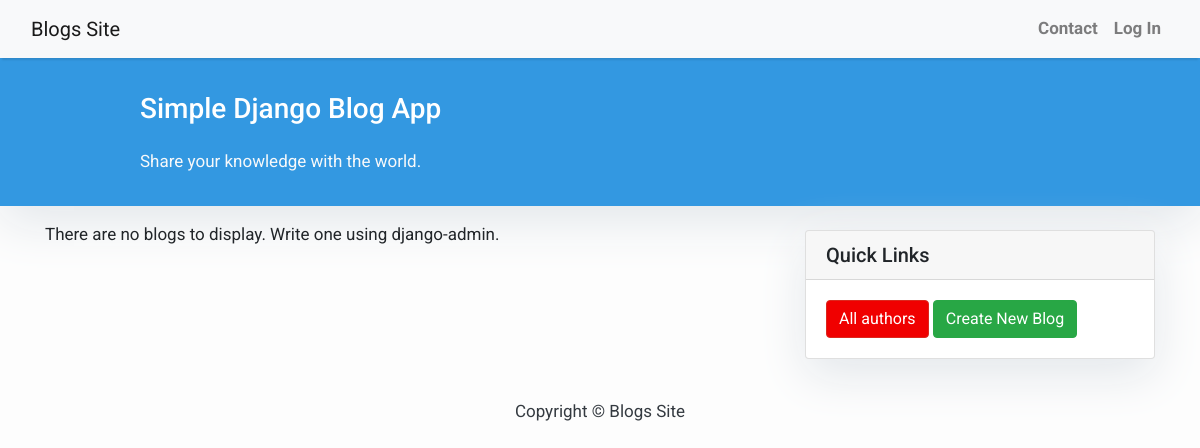
The page /blog/ on the database as committed earlier.
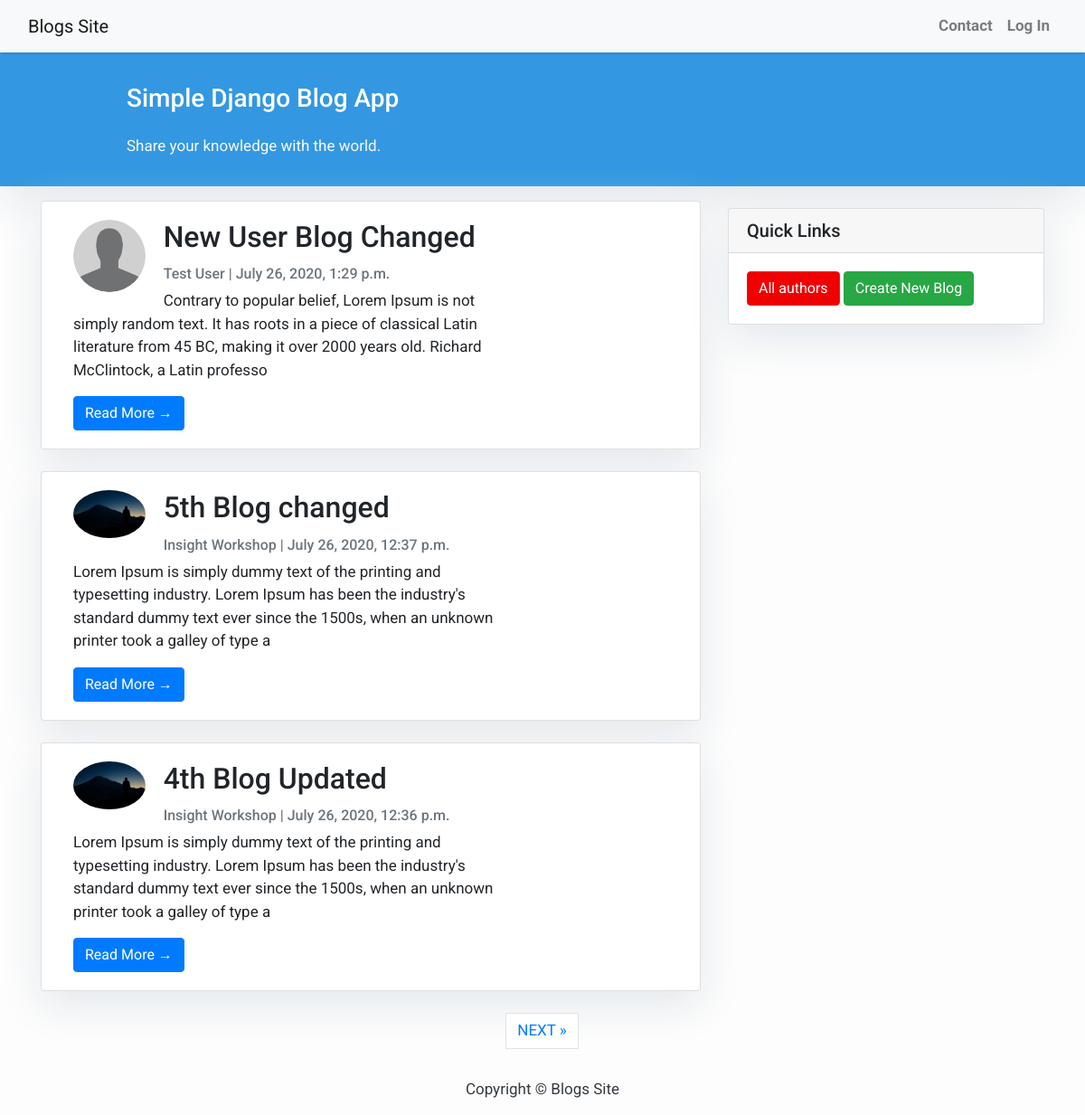
The same page on the database as committed later.
### blog/models.py (models this page shows, shortened)
class BlogArticle(models.Model):
    title = models.CharField(max_length=200, unique=True)
    slug = models.SlugField(max_length=200, unique=True)
    author = models.ForeignKey('author.Author', on_delete=models.CASCADE)
    content = models.TextField()
    created_at = models.DateTimeField(auto_now_add=True)
    updated_at = models.DateTimeField(auto_now=True)
    class Meta:
        ordering = ['-created_at']

### author/models.py (models this page shows)
class Author(models.Model):
    user = models.OneToOneField(User, on_delete=models.CASCADE)
    name = models.CharField(max_length=150)
    bio = models.CharField(max_length=200, null=True, blank=True)
    occupation = models.CharField(max_length=100, null=True, blank=True)
    profile_image = models.ImageField(null=True, blank=True)
    def __str__(self):
        return self.name

### blog/views.py (the view)
# urls.py: path('', views.BlogsList.as_view(), name='home'),
class BlogsList(ListView):
    queryset = BlogArticle.objects.all().order_by('-created_at')
    context_object_name = 'blogs'
    template_name = 'blog/allblogs.html'
    paginate_by = 3

### templates/blog/allblogs.html (shortened to what this page needs)
{% extends 'blog/base.html' %}
{% block content %}
<header class="masthead">
    <div class="container">
        <div class="row">
            <div class=" col-md-8 col-md-10 mx-auto">
                <div class="site-heading">
                    <h3 class=" site-heading my-4 mt-3 text-white"> Simple Django Blog App </h3>
                    <p class="text-light">Share your knowledge with the world. &nbsp
                    </p>
                </div>
            </div>
        </div>
    </div>
</header>
<div class="container">
    <div class="row">
        <div class="col-md-8 mt-3 left">
            {% if not blogs %}
            There are no blogs to display. Write one using django-admin.
            {% endif %}
            {% for blog in blogs %}
            <div class="card mb-4">
                <div class="card-body">
                    <div class="col-md-2" style="float:left">
                        {% if blog.author.profile_image %}
                        <img class="profile-pic-blog" src="{{blog.author.profile_image.url}}">
                        {% else %}
                        <img class="profile-pic-blog" src="/images/default.png">
                        {% endif %}
                    </div>
                    <div class="col-md-9">
                        <h2 class="card-title">{{ blog.title }}</h2>
                        <p class="card-text text-muted h6">{{ blog.author }} | {{ blog.created_at}} </p>
                        <p class="card-text">{{blog.content|slice:":200" }}</p>
                        <a href="{% url 'blog:detail' blog.slug  %}" class="btn btn-primary">Read More &rarr;</a>
                    </div>
                </div>
            </div>
            {% endfor %}
        </div>
        {% block sidebar %} {% include 'blog/sidebar.html' %} {% endblock sidebar %}
    </div>
</div>
{% if is_paginated %}
<ul class="pagination justify-content-center">
    {% if page_obj.has_next %}
    <li><a href="?page={{ page_obj.next_page_number }}" class="page-link"> NEXT &raquo;</a></li>
    {% endif %}
</ul>
{% endif %}
{%endblock%}

### templates/blog/base.html (shortened to what this page needs)
{% load static %}
<!DOCTYPE html>
<html>
<head>
    <link rel="stylesheet" href="https://maxcdn.bootstrapcdn.com/bootstrap/4.0.0/css/bootstrap.min.css"
/>
    <link rel="stylesheet" href="{% static 'css/base.css' %}">
</head>
<body>
<nav class="navbar navbar-expand-lg navbar-light bg-light shadow" id="mainNav">
    <div class="container-fluid">
        <a class="navbar-brand" href="{% url 'blog:home' %}">Blogs Site</a>
        <div class="collapse navbar-collapse" id="navbarResponsive">
            {% if not request.user or request.user.is_anonymous %}
            <ul class="navbar-nav ml-auto">
                <li class="nav-item text-black">
                    <a class="nav-link text-black font-weight-bold" href="#">Contact</a>
                </li>
                <li class="nav-item text-black">
                    <a class="nav-link text-black font-weight-bold" href="{% url 'author:login' %}">Log In</a>
                </li>
            </ul>
            {% endif %}
        </div>
    </div>
</nav>
{% block content %}{% endblock content %}
<footer class="py-3 bg-grey">
    <p class="m-0 text-dark text-center ">Copyright &copy; Blogs Site</p>
</footer>
</body>
</html>

### templates/blog/sidebar.html
{% block sidebar %}
<div class="col-md-4 float-right ">
    <div class="card my-4">
        <h5 class="card-header">Quick Links</h5>
        <div class="card-body">
            <a href="{% url 'author:authors' %}" class="btn btn-danger">All authors</a>
            <a href="{% url 'blog:create' %}" class="btn btn-success">Create New Blog</a>
        </div>
    </div>
</div>
{% endblock sidebar %}

### static/css/base.css (style rules this page uses)
body { font-family: "Roboto", sans-serif; font-size: 17px; background-color: #fdfdfd; }
.shadow { box-shadow: 0 4px 2px -2px rgba(0, 0, 0, 0.1); }
.btn-danger { color: #fff; background-color: #f00000; border-color: #dc281e; }
.masthead { background: #3398E1; height: auto; padding-bottom: 15px; box-shadow: 0 16px 48px #E3E7EB; padding-top: 10px; }
.card { box-shadow: 0 16px 48px #E3E7EB; }
.profile-pic-blog { max-width: 80px; max-height:80px; margin: 0 auto; border-radius: 50%; }

Rows that differ between the two databases and show on the page:
added BlogArticle: title "New User Blog Changed", author "Test User", created_at "July 26, 2020, 1:29 p.m.", content "Contrary to popular belief, Lorem Ipsum is not simply random text. It has roots in a piece of classical Latin literature from 45 BC, making it over 2000 years old. Richard McClintock, a Latin professo"
added BlogArticle: author.profile_image (picture), title "5th Blog changed", author "Insight Workshop", created_at "July 26, 2020, 12:37 p.m.", content "Lorem Ipsum is simply dummy text of the printing and typesetting industry. Lorem Ipsum has been the industry's standard dummy text ever since the 1500s, when an unknown printer took a galley of type a"
added BlogArticle: author.profile_image (picture), title "4th Blog Updated", author "Insight Workshop", created_at "July 26, 2020, 12:36 p.m.", content "Lorem Ipsum is simply dummy text of the printing and typesetting industry. Lorem Ipsum has been the industry's standard dummy text ever since the 1500s, when an unknown printer took a galley of type a"
Other text that changed with them:
text no longer shown: "There are no blogs to display. Write one using django-admin."
text now shown: "NEXT »"
